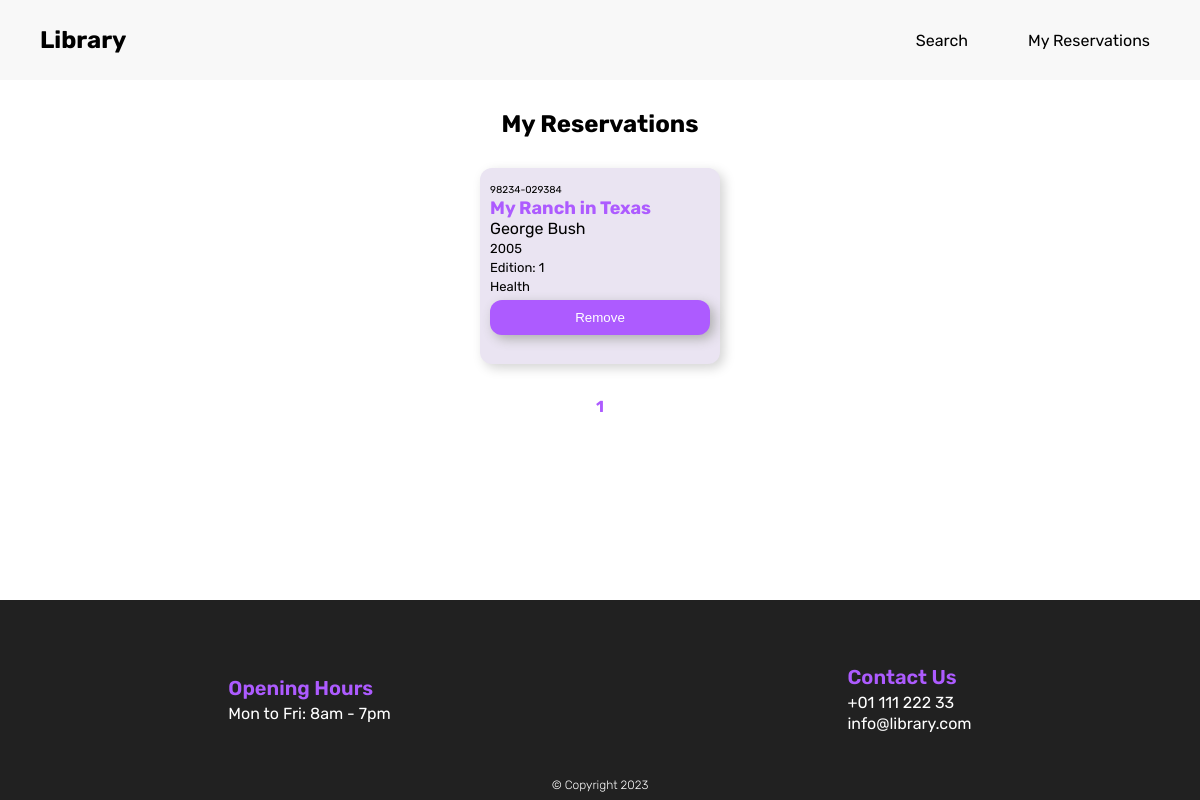
Page /reserved.php (signed in) on the committed database.
### tables this page shows
CREATE TABLE `Books` (
  `ISBN` varchar(20) NOT NULL,
  `BookTitle` varchar(40) NOT NULL,
  `Author` varchar(40) NOT NULL,
  `Edition` int(2) NOT NULL,
  `Year` int(4) NOT NULL,
  `Category` int(3) NOT NULL,
  `Reserved` varchar(1) NOT NULL
);

CREATE TABLE `Categories` (
  `CategoryID` int(3) NOT NULL,
  `CategoryDescription` varchar(20) NOT NULL
);

### reserved.php (the view, shortened to what this page needs)
<!DOCTYPE html>
<html lang="en">
<head>
    <link rel="stylesheet" href="css/style.css">
</head>
<body>
    <?php include 'header.php';?>
    <h2 class="heading">My Reservations</h2>
    <?php
        if(isset($_SESSION['user'])) {
            $user = $_SESSION['user'];
            $sql = "SELECT books.isbn, books.booktitle, books.author, books.edition, books.year, books.category, books.reserved, categories.categoryDescription FROM books
                    INNER JOIN categories ON books.category = categories.categoryID
                    INNER JOIN reserved ON books.isbn = reserved.isbn
                    WHERE reserved.username = '$user'";
            $result = $conn->query($sql);
            if (isset($_GET['page'])) {
                $page = $_GET['page'];
            } else {
                $page = 1;
            }
            $results_per_page = 5;
            $offset = ($page - 1) * $results_per_page;
            $number_of_result = mysqli_num_rows($result);
            $number_of_page = ceil($number_of_result / $results_per_page);
            $sql .= " LIMIT " . $offset . "," . $results_per_page;
            $result = $conn->query($sql);
            if ($result->num_rows > 0) {
                echo '<div class="resultsContainer">';
                    foreach ($result as $row) {
                        echo '<div class="result">';
                            echo "<span class='isbn'>" . $row["isbn"] . "</span><br>";
                            echo "<span class='title'>" . $row["booktitle"] . "</span><br>";
                            echo "<span class='author'>" . $row["author"] . "</span><br>";
                            echo "<span class='year'>" . $row["year"] . "</span><br>";
                            echo "<span class='edition'>Edition: " . $row["edition"] . "</span><br>";
                            echo "<span class='category'>" . $row["categoryDescription"] . "</span><br>";
                            echo "<form action='functions.php' method='POST'>";
                            echo "<button type='submit' name='remove'>Remove</button><br><br>";
                            echo "</form>";
                        echo '</div>';
                    }
                echo "</div>";
                echo '<div class="pagination">';
                    for ($page = 1; $page <= $number_of_page; $page++) {
                        echo '<a href="reserved.php?page=' . $page . '" class="number">' . $page . '</a>';
                    }
                echo '</div>';
            } else {
                $_SESSION['error'] = "User has no books reserved.";
                header("Location: search.php");
            }
        } else {
            header("Location: index.php");
        }
        include 'footer.php';
    ?>
</body>
</html>

### css/style.css (style rules this page uses)
:root { --purple: #AD5BFF; --lightpurple: #EAE4F2; }
* { margin: 0; padding: 0; }
body { font-family: 'Rubik'; min-height: 100vh; display: flex; flex-direction: column; }
.heading { text-align: center; margin: 30px; }
.window input, select, .result button { height: 35px; width: 100%; padding: 0 5px 0 10px; border: none; border-radius: 12px; box-sizing: border-box; background-color: #F9F9F9; }
.window input[type="submit"], .result button { margin-top: 5px; padding: 0; background-color: var(--purple); color: white; box-shadow: 4px 4px 12px rgb(175, 175, 175); }
.resultsContainer { display: flex; justify-content: center; max-width: 90vw; margin: 0 auto; gap: 30px; }
.result { padding: 10px; width: 220px; color: black; background-color: #EAE4F2; border-radius: 12px; box-shadow: 4px 4px 12px lightgray; }
.isbn { font-size: x-small; }
.title { font-size: large; font-weight: bold; color: var(--purple); }
.year { font-size: small; }
.edition { font-size: small; }
.category { font-size: small; }
.pagination { display: flex; justify-content: center; margin-top: 20px; }
.number { padding: 8px; margin: 5px; margin-bottom: 20px; text-decoration: none; font-weight: bold; color: var(--purple); }

### rows in the picture
books: ISBN "98234-029384", BookTitle "My Ranch in Texas", Author "George Bush", Year "2005", Edition "1", categories.CategoryDescription "Health"
